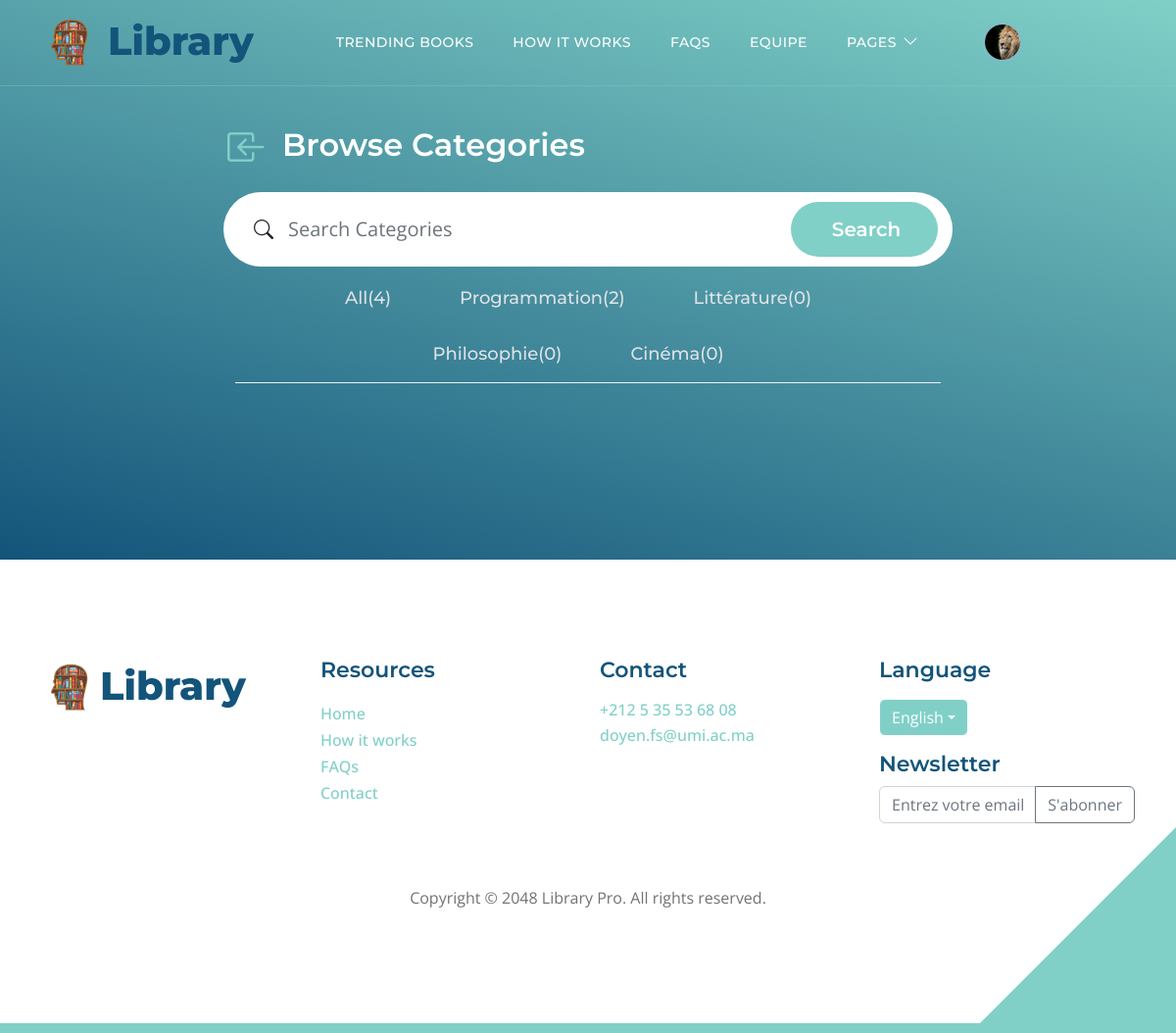
The page /categories/ (signed in) on the database its author committed.
### adherants/models.py (models this page shows, shortened)
class Profile(models.Model):
    user = models.OneToOneField(User, on_delete=models.CASCADE, null=True, blank=True)
    prenom = models.CharField(max_length=255, blank=True, null=True)
    nom = models.CharField(max_length=255, blank=True, null=True)
    email = models.EmailField(max_length=500, blank=True, null=True)
    username = models.CharField(max_length=200, blank=True, null=True)
    CNI = models.CharField(max_length=200, blank=True, null=True)
    profile_image = models.ImageField(null=True, blank=True, upload_to='profiles/', default="profiles/user-default.png")
    departement = models.CharField(max_length=200, blank=True, null=True)
    filiere = models.CharField(max_length=200, blank=True, null=True)
    CNE = models.CharField(max_length=200, blank=True, null=True)
    semestre = models.CharField(max_length=200, blank=True, null=True)
    sexe = models.CharField(max_length=200, blank=True, null=True)
    phonenumber = models.CharField(max_length=200, blank=True, null=True)
    created = models.DateTimeField(auto_now_add=True)
    id = models.UUIDField(default=uuid.uuid4, unique=True,
                          primary_key=True, editable=False)

### ouvrages/models.py (models this page shows, shortened)
class Categorie(models.Model):
    name = models.CharField(max_length=200)
    id = models.UUIDField(default=uuid.uuid4, unique=True, primary_key=True, editable=False)

### ouvrages/views.py (the view)
# urls.py: path('categories/', views.categories, name="categories"),
def categories(request):
    keyword = request.GET.get('q') if request.GET.get('q') != None else ''
    categories = Categorie.objects.filter(
        Q(name__icontains=keyword)
    )
    categorie_count = categories.count()
    context = {'categories': categories}
    return render(request, 'ouvrages/categories.html', context)

### ouvrages/templates/ouvrages/categories.html
{% extends 'main.html' %}
{% block content %}
<section class="hero-section d-flex justify-content-center align-items-center" style="padding-top: 120px;padding-bottom: 140px;">
    <section class="container">
        <div class="row">
            <div class="col-lg-8 col-12 mx-auto d-flex flex-row justify-content-start align-items-center">
                <a href="{% url 'ouvrages:browse'%}" class="custom-icon bi-box-arrow-in-left smoothscroll align-self-center mb-1" style="font-size: 2.5rem"></a>
                <h3 class="text-white ms-3">Browse Categories</h3>
            </div>
        </div>
        <div class="col-lg-8 col-12 mx-auto">
        <form method="GET"  action="{% url 'ouvrages:browse' %}" class="custom-form mt-2 pt-1 pb-1 mb-lg-0 mb-2" role="search">
            <div class="input-group input-group-lg">
                <span class="input-group-text bi-search">
                </span>
                <input name="q" type="search" class="form-control" id="q" placeholder="Search Categories" aria-label="Search">
                <button type="submit" class="form-control">Search</button>
            </div>
        </form>
        <div class="container-fluid">
            <div class="col">
                <ul class="nav nav-tabs" id="myTab" role="tablist">
                    <li class="nav-item" role="presentation">
                      <a class="nav-link" style="color: #dee2e6" aria-selected="false" href="{% url 'ouvrages:browse' %}#main">All<span>({{categories.count}})</span></a>
                    </li>
                       {% for categorie in categories %}
                      <li class="nav-item" role="presentation">
                          <a class="nav-link" style="color: #dee2e6" aria-selected="false" href="{% url 'ouvrages:browse' %}?keyword={{categorie.name}}">{{ categorie.name }}<span>({{categorie.ouvrage_set.all.count}})</span></a>
                      </li>
                      {% endfor %}
                  </ul>
            </div>
        </div>
      </div>
</section>
{% endblock content %}

### templates/navbar.html (shortened to what this page needs)
{% load static %}
<nav class="navbar navbar-expand-lg">
    <div class="container">
        <a class="navbar-brand" href="{% url 'ouvrages:index'%}#section_1">
            <div class="d-flex justify-content-around align-content-center">
                <img src="{% static 'images/logoo.png'%}" style="height: 60px;width: auto; margin-top:auto; margin-right: 0.5rem;"/>
                <h6 style="margin-top:0.3rem; font-size: 2.5rem; font-weight: 800;">Library</h6>
            </div>
        </a>
        <div class="collapse navbar-collapse" id="navbarNav">
            <ul class="navbar-nav ms-lg-5">
                {% if user.is_staff %}
                <li class="nav-item">
                    <a class="nav-link click-scroll" href="{% url 'profiles'%}">Adhérants</a>
                </li>
                <li class="nav-item">
                    <a class="nav-link click-scroll" href="{% url 'ouvrages:browse'%}">Ouvrages</a>
                </li>
                <li class="nav-item">
                    <a class="nav-link click-scroll" href="{% url 'ouvrages:exemplaires' %}">Exemplaires</a>
                </li>
                <li class="nav-item">
                    <a class="nav-link click-scroll" href="{% url 'ouvrages:emprunt' %}">Emprunts</a>
                </li>
                <li class="nav-item">
                    <a class="nav-link click-scroll" href="{% url 'ouvrages:list_reservations' %}">Reservations</a>
                </li>
                {% else %}
                <li class="nav-item">
                    <a class="nav-link click-scroll" href="{% url 'ouvrages:index' %}#section_2">Trending Books</a>
                </li>
                <li class="nav-item">
                    <a class="nav-link click-scroll" href="{% url 'ouvrages:index' %}#section_3">How it works</a>
                </li>
                <li class="nav-item">
                    <a class="nav-link click-scroll" href="{% url 'ouvrages:index' %}#section_4">FAQs</a>
                </li>
                <li class="nav-item">
                    <a class="nav-link click-scroll" href="{% url 'ouvrages:index' %}#section_5">Equipe</a>
                </li>
                <li class="nav-item dropdown">
                    <a class="nav-link dropdown-toggle" href="#section_5" id="navbarLightDropdownMenuLink" role="button" data-bs-toggle="dropdown" aria-expanded="false">Pages</a>
                </li>
                {%endif%}
            </ul>
            <div class="d-none d-lg-block ms-lg-4">
                <div class="nav-item dropdown">
                    {% if user.is_authenticated %}
                        <a href="#" class="ms-lg-4" id="navbarLightDropdownMenuLink" role="button" data-bs-toggle="dropdown" aria-expanded="false">
                            <img src="{{ user.profile.profile_image.url }}" class="avatar avatar-sm nav-link navbar-icon bi-person smoothscroll">
                        </a>
                    {% else %}
                        <a class="nav-link navbar-icon bi-person smoothscroll ms-lg-4" href="#" id="navbarLightDropdownMenuLink" role="button" data-bs-toggle="dropdown" aria-expanded="false">
                        </a>
                    {% endif %}
                </div>
            </div>
        </div>
    </div>
</nav>

### static/css/templatemo-topic-listing.css (style rules this page uses)
:root { --white-color: #ffffff; --primary-color: #13547a; --secondary-color: #80d0c7; --section-bg-color: #f0f8ff; --custom-btn-bg-color: #80d0c7; --custom-btn-bg-hover-color: #13547a; --dark-color: #000000; --p-color: #717275; --border-color: #7fffd4; --link-hover-color: #13547a; --body-font-family: 'Open Sans', sans-serif; --title-font-family: 'Montserrat', sans-serif; --h1-font-size: 58px; --h2-font-size: 46px; --h3-font-size: 32px; --h4-font-size: 28px; --h5-font-size: 24px; --h6-font-size: 22px; --p-font-size: 20px; --menu-font-size: 14px; --btn-font-size: 18px; --copyright-font-size: 16px; --border-radius-large: 100px; --border-radius-medium: 20px; --border-radius-small: 10px; --font-weight-normal: 400; --font-weight-medium: 500; --font-weight-semibold: 600; --font-weight-bold: 700; }
body { background-color: var(--white-color); font-family: var(--body-font-family); }
h2, h3, h4, h5, h6 { color: var(--dark-color); }
h1, h2, h3, h4, h5, h6 { font-family: var(--title-font-family); font-weight: var(--font-weight-semibold); }
h3 { font-size: var(--h3-font-size); }
h6 { color: var(--primary-color); font-size: var(--h6-font-size); }
ul li { color: var(--p-color); font-size: var(--p-font-size); font-weight: var(--font-weight-normal); }
a, button { touch-action: manipulation; transition: all 0.3s; }
a { display: inline-block; color: var(--primary-color); text-decoration: none; }
.nav-tabs { border-bottom: 1px solid #ecf3f2; margin-bottom: 40px; justify-content: center; }
.nav-tabs .nav-link { border-radius: 0; border-top: 0; border-right: 0; border-left: 0; color: var(--p-color); font-family: var(--title-font-family); font-size: var(--btn-font-size); font-weight: var(--font-weight-medium); padding: 15px 25px; transition: all 0.3s; }
.nav-tabs .nav-link:first-child { margin-right: 20px; }
.custom-icon { color: var(--secondary-color); }
.navbar { background: transparent; border-bottom: 1px solid rgba(128, 208, 199, 0.35); z-index: 9; }
.navbar-brand, .navbar-brand:hover { font-size: var(--h3-font-size); font-weight: var(--font-weight-bold); display: block; }
.navbar-expand-lg .navbar-nav .nav-link { border-radius: var(--border-radius-large); margin: 10px; padding: 10px; }
.navbar-nav .nav-link { display: inline-block; color: var(--white-color); font-family: var(--title-font-family); font-size: var(--menu-font-size); font-weight: var(--font-weight-medium); text-transform: uppercase; letter-spacing: 0.5px; position: relative; padding-top: 15px; padding-bottom: 15px; }
.navbar .dropdown-toggle::after { content: "\f282"; display: inline-block; font-family: bootstrap-icons !important; font-size: var(--copyright-font-size); font-style: normal; font-weight: normal !important; font-variant: normal; text-transform: none; line-height: 1; vertical-align: -.125em; -webkit-font-smoothing: antialiased; -moz-osx-font-smoothing: grayscale; position: relative; left: 2px; border: 0; }
.navbar-icon { background: var(--white-color); border-radius: var(--border-radius-large); display: inline-block; font-size: var(--h5-font-size); width: 40px; height: 40px; line-height: 40px; text-align: center; transition: all 0.3s ease; }
.hero-section { background-image: linear-gradient(15deg, #13547a 0%, #80d0c7 100%); position: relative; overflow: hidden; padding-top: 150px; padding-bottom: 150px; }
.hero-section .input-group { background-color: var(--white-color); border-radius: var(--border-radius-large); padding: 10px 15px; }
.hero-section .input-group-text { background-color: transparent; border: 0; }
.hero-section input[type="search"] { border: 0; box-shadow: none; margin-bottom: 0; padding-left: 0; }
.hero-section button[type="submit"] { background-color: var(--primary-color); border: 0; border-radius: var(--border-radius-large) !important; color: var(--white-color); max-width: 150px; }
.custom-form .form-control { border-radius: var(--border-radius-large); color: var(--p-color); margin-bottom: 24px; padding-top: 13px; padding-bottom: 13px; padding-left: 20px; outline: none; }
.custom-form button[type="submit"] { background: var(--custom-btn-bg-color); border: none; border-radius: var(--border-radius-large); color: var(--white-color); font-family: var(--title-font-family); font-size: var(--p-font-size); font-weight: var(--font-weight-semibold); transition: all 0.3s; margin-bottom: 0; }

### templates/main.html (style rules this page uses)
.avatar { border-radius: 50%; border: 2px solid #7bbfcc; object-fit: cover; }

### rows shown on the page
Categorie: name "Programmation", ouvrage_set.all.count "2"
Categorie: name "Littérature", ouvrage_set.all.count "0"
Categorie: name "Philosophie", ouvrage_set.all.count "0"
Categorie: name "Cinéma", ouvrage_set.all.count "0"

### other values the page prints
{{ categories.count }} "4"
